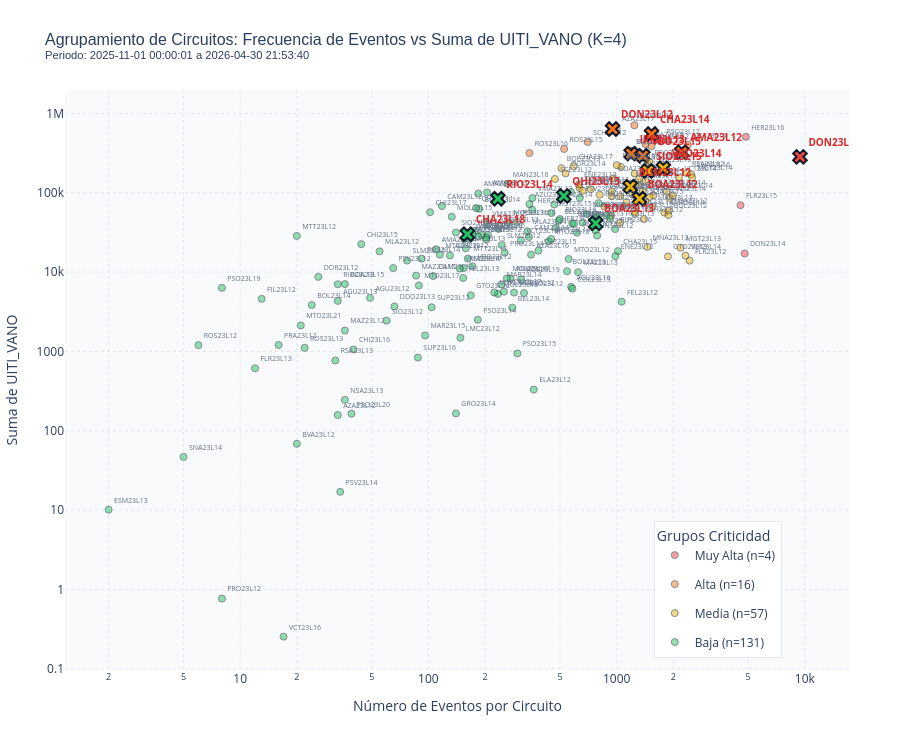

This figure's notebook cell:
### Code cell
from chec_local_interpreter.plotting import run_kmeans, plot_interactive_circuit_clustering

# =======================================================
# EJEMPLOS DE USO:
# =======================================================

# Lista de circuitos a destacar (opcional)
circuitos_destacados = [
     'CHA23L18', 'CHA23L14', 'BOA23L13', 'VBO23L14', 
     'BUM23L12', 'VBO23L15', 'SIO23L15', 'BOA23L12', 
     'AMA23L12', 'QHI23L13', 'IRR23L13', 'RIO23L14', 'DON23L12','DON23L13'
 ]

# 1. Utilizar todo el intervalo de datos con los destacados:
fig_cluster = plot_interactive_circuit_clustering(raw_df, highlighted_circuits=circuitos_destacados)
fig_cluster.show()

# 2. Utilizar un intervalo de fechas y sin circuitos destacados:
# fig_cluster2 = plot_interactive_circuit_clustering(raw_df, start_date='2025-11-01 00:00:01', end_date='2025-12-01 00:00:01')
# fig_cluster2.show()

### Figure 1 — Plotly figure (JSON) as saved in the notebook; plotly's stock layout.template omitted (floating-point values rounded to 4 significant figures)
{"data": [{"hovertemplate": "<b>%{text}</b><br>Eventos: %{x:,.0f}<br>Suma UITI_VANO: %{y:,.0f}<extra></extra>", "legendgroup": "group_0", "marker": {"color": "#ef4444", "line": {"color": "#0f172a", "width": 1}, "opacity": 0.5, "size": 7, "symbol": "circle"}, "mode": "markers+text", "name": "Muy Alta (n=4)", "showlegend": true, "text": ["DON23L14", "FLR23L15", "HER23L16"], "textfont": {"color": "#64748b", "size": 7}, "textposition": "top right", "type": "scatter", "x": [4785, 4552, 4856], "y": [17130.0, 69690.0, 507200.0]}, {"hovertemplate": "<b>%{text}</b><br>Eventos: %{x:,.0f}<br>Suma UITI_VANO: %{y:,.0f}<br><i>DESTACADO</i><extra></extra>", "legendgroup": "group_0", "marker": {"color": "#ef4444", "line": {"color": "#0f172a", "width": 2}, "opacity": 1, "size": 12, "symbol": "x"}, "mode": "markers+text", "name": "Muy Alta (n=4)", "showlegend": false, "text": ["DON23L13"], "textfont": {"color": "#dc2626", "size": 10, "weight": "bold"}, "textposition": "top right", "type": "scatter", "x": [9418], "y": [283700.0]}, {"hovertemplate": "<b>%{text}</b><br>Eventos: %{x:,.0f}<br>Suma UITI_VANO: %{y:,.0f}<extra></extra>", "legendgroup": "group_1", "marker": {"color": "#f97316", "line": {"color": "#0f172a", "width": 1}, "opacity": 0.5, "size": 7, "symbol": "circle"}, "mode": "markers+text", "name": "Alta (n=16)", "showlegend": true, "text": ["AZA23L17", "AZA23L19", "BQE23L12", "BQE23L14", "NSA23L14", "PSO23L12", "QHI23L12", "ROS23L15", "ROS23L16", "SCH23L12", "SUP23L13"], "textfont": {"color": "#64748b", "size": 7}, "textposition": "top right", "type": "scatter", "x": [1001, 1426, 1242, 1192, 2391, 1724, 1531, 526, 344, 702, 1185], "y": [654600.0, 408400.0, 708700.0, 337200.0, 401400.0, 443000.0, 385300.0, 356900.0, 316900.0, 436400.0, 337300.0]}, {"hovertemplate": "<b>%{text}</b><br>Eventos: %{x:,.0f}<br>Suma UITI_VANO: %{y:,.0f}<br><i>DESTACADO</i><extra></extra>", "legendgroup": "group_1", "marker": {"color": "#f97316", "line": {"color": "#0f172a", "width": 2}, "opacity": 1, "size": 12, "symbol": "x"}, "mode": "markers+text", "name": "Alta (n=16)", "showlegend": false, "text": ["AMA23L12", "CHA23L14", "DON23L12", "IRR23L13", "VBO23L15"], "textfont": {"color": "#dc2626", "size": 10, "weight": "bold"}, "textposition": "top right", "type": "scatter", "x": [2219, 1532, 951, 1194, 1379], "y": [324700.0, 549500.0, 635600.0, 311400.0, 293000.0]}, {"hovertemplate": "<b>%{text}</b><br>Eventos: %{x:,.0f}<br>Suma UITI_VANO: %{y:,.0f}<extra></extra>", "legendgroup": "group_2", "marker": {"color": "#eab308", "line": {"color": "#0f172a", "width": 1}, "opacity": 0.5, "size": 7, "symbol": "circle"}, "mode": "markers+text", "name": "Media (n=57)", "showlegend": true, "text": ["AGU23L14", "AGU23L15", "AMA23L15", "AMR23L13", "AMR23L14", "AZA23L15", "AZA23L18", "BEL23L15", "BOA23L14", "BOL23L12", "BQE23L13", "CHA23L12", "CHA23L13", "CHA23L16", "CHA23L17", "CHI23L18", "COL23L12", "DDO23L14", "DOR23L14", "DOR23L15", "ENE23L13", "ENE23L15", "ENE23L16", "FIL23L13", "FLR23L12", "GTO23L13", "HER23L12", "INS23L13", "INS23L14", "MAN23L14", "MAR23L12", "MAR23L13", "MAZ23L14", "MGT23L12", "MGT23L13", "MGT23L14", "MLA23L13", "MNA23L13", "NRA23L13", "NRA23L14", "NSA23L12", "PRA23L13", "PRO23L15", "PSO23L13", "PSO23L16", "RSA23L12", "SCE23L12", "SLM23L13", "SNA23L12", "SNA23L15", "VCT23L14", "VIR23L14", "VMA23L16"], "textfont": {"color": "#64748b", "size": 7}, "textposition": "top right", "type": "scatter", "x": [941, 1045, 1567, 1497, 1792, 1428, 939, 933, 959, 1885, 509, 1398, 1270, 2490, 591, 1246, 1242, 635, 536, 861, 629, 1424, 1565, 1043, 2442, 1873, 728, 1722, 1919, 1313, 813, 1553, 1992, 1213, 2188, 2519, 1055, 1456, 1179, 1837, 1891, 1129, 1490, 660, 1002, 2355, 470, 1304, 1253, 1433, 2146, 2321, 1379], "y": [104100.0, 90280.0, 92870.0, 88400.0, 56300.0, 77350.0, 90560.0, 51380.0, 151000.0, 52560.0, 204100.0, 46630.0, 87880.0, 170500.0, 216300.0, 175000.0, 58010.0, 114700.0, 175400.0, 66840.0, 127000.0, 141200.0, 198000.0, 41730.0, 13960.0, 15770.0, 110800.0, 228100.0, 85680.0, 148000.0, 94370.0, 66840.0, 93050.0, 96020.0, 20290.0, 155400.0, 211500.0, 20770.0, 129000.0, 103100.0, 59790.0, 76120.0, 246500.0, 106200.0, 223000.0, 176800.0, 149300.0, 125300.0, 54390.0, 218700.0, 155100.0, 16130.0, 105900.0]}, {"hovertemplate": "<b>%{text}</b><br>Eventos: %{x:,.0f}<br>Suma UITI_VANO: %{y:,.0f}<br><i>DESTACADO</i><extra></extra>", "legendgroup": "group_2", "marker": {"color": "#eab308", "line": {"color": "#0f172a", "width": 2}, "opacity": 1, "size": 12, "symbol": "x"}, "mode": "markers+text", "name": "Media (n=57)", "showlegend": false, "text": ["BOA23L12", "BUM23L12", "SIO23L15", "VBO23L14"], "textfont": {"color": "#dc2626", "size": 10, "weight": "bold"}, "textposition": "top right", "type": "scatter", "x": [1320, 1180, 1467, 1770], "y": [84200.0, 119400.0, 188000.0, 203100.0]}, {"hovertemplate": "<b>%{text}</b><br>Eventos: %{x:,.0f}<br>Suma UITI_VANO: %{y:,.0f}<extra></extra>", "legendgroup": "group_3", "marker": {"color": "#22c55e", "line": {"color": "#0f172a", "width": 1}, "opacity": 0.5, "size": 7, "symbol": "circle"}, "mode": "markers+text", "name": "Baja (n=131)", "showlegend": true, "text": ["AGU23L12", "AGU23L13", "AGU23L16", "AGU23L17", "AMA23L13", "AMA23L14", "AMA23L16", "AMR23L12", "AZA23L12", "AZA23L13", "AZA23L14", "AZA23L16", "AZU23L12", "AZU23L13", "AZU23L15", "BEL23L12", "BEL23L14", "BEO23L12", "BOA23L15", "BOL23L13", "BOL23L14", "BUM23L13", "BUM23L14", "BVA23L12", "CAM23L12", "CAM23L13", "CAM23L14", "CHA23L15", "CHI23L15", "CHI23L16", "CHI23L17", "COL23L13", "DDO23L12", "DDO23L13", "DOR23L12", "DOR23L13", "ELA23L12", "ENE23L12", "ENE23L14", "ESM23L13", "FEL23L12", "FEL23L13", "FIL23L12", "FLR23L13", "FLR23L16", "GRO23L14", "GTO23L12", "HER23L13", "HER23L14", "HER23L15", "INS23L12", "IRR23L12", "LMC23L12", "LMC23L13", "MAN23L13", "MAN23L16", "MAR23L14", "MAR23L15", "MAZ23L12", "MAZ23L13", "MAZ23L15", "MGT23L15", "MLA23L12", "MLA23L14", "MLA23L15", "MNA23L12", "MOL23L13", "MOL23L14", "MOL23L15", "MOL23L16", "MTO23L12", "MTO23L15", "MTO23L17", "MTO23L18", "MTO23L19", "MTO23L20", "MTO23L21", "MTT23L12", "MTT23L13", "MTT23L14", "NRA23L12", "NSA23L13", "PRA23L12", "PRO23L12", "PRO23L13", "PRO23L14", "PSO23L14", "PSO23L15", "PSO23L17", "PSO23L18", "PSO23L19", "PSO23L20", "PSV23L12", "PSV23L13", "PSV23L14", "PSV23L15", "QHI23L11", "RIO23L12", "RIO23L13", "RIO23L15", "RIO23L16", "ROS23L12", "ROS23L13", "ROS23L14", "ROS23L19", "RSA23L13", "SIO23L12", "SIO23L13", "SIO23L14", "SLM23L12", "SLM23L15", "SNA23L14", "SUP23L12", "SUP23L14", "SUP23L15", "SUP23L16", "VBO23L12", "VBO23L13", "VCT23L12", "VCT23L13", "VCT23L16", "VCT23L17", "VIR23L12", "VIR23L13", "VMA23L13", "VMA23L14", "VMA23L15"], "textfont": {"color": "#64748b", "size": 7}, "textposition": "top right", "type": "scatter", "x": [49, 33, 573, 273, 205, 110, 184, 615, 33, 572, 155, 351, 130, 344, 770, 493, 279, 322, 36, 545, 24, 581, 186, 20, 118, 106, 342, 1016, 44, 40, 102, 582, 285, 66, 26, 236, 363, 985, 882, 2, 1063, 153, 13, 12, 982, 140, 168, 356, 476, 177, 788, 801, 148, 158, 661, 263, 244, 96, 36, 624, 86, 450, 55, 335, 694, 594, 234, 261, 133, 265, 556, 165, 89, 436, 115, 192, 21, 20, 162, 449, 167, 36, 16, 8, 776, 254, 183, 297, 154, 296, 8, 39, 65, 637, 34, 207, 179, 184, 33, 796, 499, 6, 22, 92, 311, 32, 60, 203, 140, 245, 77, 5, 104, 466, 384, 88, 171, 920, 224, 310, 17, 252, 203, 172, 357, 147, 205], "y": [4743.0, 4336.0, 6517.0, 8288.0, 100900.0, 19430.0, 97850.0, 31430.0, 158.3, 102400.0, 26100.0, 16590.0, 16240.0, 71910.0, 33800.0, 44480.0, 3562.0, 5449.0, 7068.0, 10250.0, 3847.0, 41260.0, 62940.0, 68.71, 68100.0, 8935.0, 27730.0, 18380.0, 22500.0, 1061.0, 56850.0, 6191.0, 5519.0, 3690.0, 8722.0, 35050.0, 331.0, 15880.0, 51600.0, 10.15, 4236.0, 8447.0, 4606.0, 612.7, 34900.0, 165.6, 5099.0, 60890.0, 36200.0, 33250.0, 28870.0, 73950.0, 1486.0, 19950.0, 42030.0, 129700.0, 6999.0, 1590.0, 1838.0, 9987.0, 9026.0, 55460.0, 18270.0, 32720.0, 53890.0, 40780.0, 5317.0, 8325.0, 49920.0, 42210.0, 14650.0, 25940.0, 6797.0, 24370.0, 16580.0, 29300.0, 2129.0, 28610.0, 14810.0, 26150.0, 27680.0, 245.6, 1209.0, 0.7696, 53130.0, 17590.0, 2508.0, 944.2, 11260.0, 42850.0, 6341.0, 164.5, 11240.0, 86550.0, 17.01, 29350.0, 64090.0, 28080.0, 7028.0, 50710.0, 46620.0, 1204.0, 1111.0, 14770.0, 8072.0, 769.5, 2447.0, 27280.0, 31520.0, 21910.0, 13970.0, 46.84, 3604.0, 71090.0, 18590.0, 837.7, 11890.0, 47610.0, 5543.0, 25110.0, 0.255, 5682.0, 25740.0, 29590.0, 85640.0, 11070.0, 41040.0]}, {"hovertemplate": "<b>%{text}</b><br>Eventos: %{x:,.0f}<br>Suma UITI_VANO: %{y:,.0f}<br><i>DESTACADO</i><extra></extra>", "legendgroup": "group_3", "marker": {"color": "#22c55e", "line": {"color": "#0f172a", "width": 2}, "opacity": 1, "size": 12, "symbol": "x"}, "mode": "markers+text", "name": "Baja (n=131)", "showlegend": false, "text": ["BOA23L13", "CHA23L18", "QHI23L13", "RIO23L14"], "textfont": {"color": "#dc2626", "size": 10, "weight": "bold"}, "textposition": "top right", "type": "scatter", "x": [774, 161, 524, 234], "y": [41190.0, 30020.0, 91290.0, 84190.0]}, {"hoverinfo": "none", "marker": {"color": "rgba(0,0,0,0)", "size": 1}, "mode": "markers", "showlegend": false, "type": "scatter", "x": [10360.0], "y": [779600.0]}], "layout": {"height": 750, "hovermode": "closest", "legend": {"bgcolor": "rgba(255, 255, 255, 0.95)", "bordercolor": "#e2e8f0", "borderwidth": 1, "title": {"text": "Grupos Criticidad"}, "x": 0.75, "y": 0.02}, "margin": {"b": 80, "l": 60, "r": 50, "t": 90}, "paper_bgcolor": "#ffffff", "plot_bgcolor": "#f8fafc", "title": {"font": {"family": "Arial, sans-serif", "size": 16}, "text": "Agrupamiento de Circuitos: Frecuencia de Eventos vs Suma de UITI_VANO (K=4)<br><sup>Periodo: 2025-11-01 00:00:01 a 2026-04-30 21:53:40</sup>"}, "xaxis": {"gridcolor": "#e2e8f0", "griddash": "dot", "gridwidth": 1, "showgrid": true, "title": {"text": "Número de Eventos por Circuito"}, "type": "log"}, "yaxis": {"gridcolor": "#e2e8f0", "griddash": "dot", "gridwidth": 1, "showgrid": true, "title": {"text": "Suma de UITI_VANO"}, "type": "log"}}}
